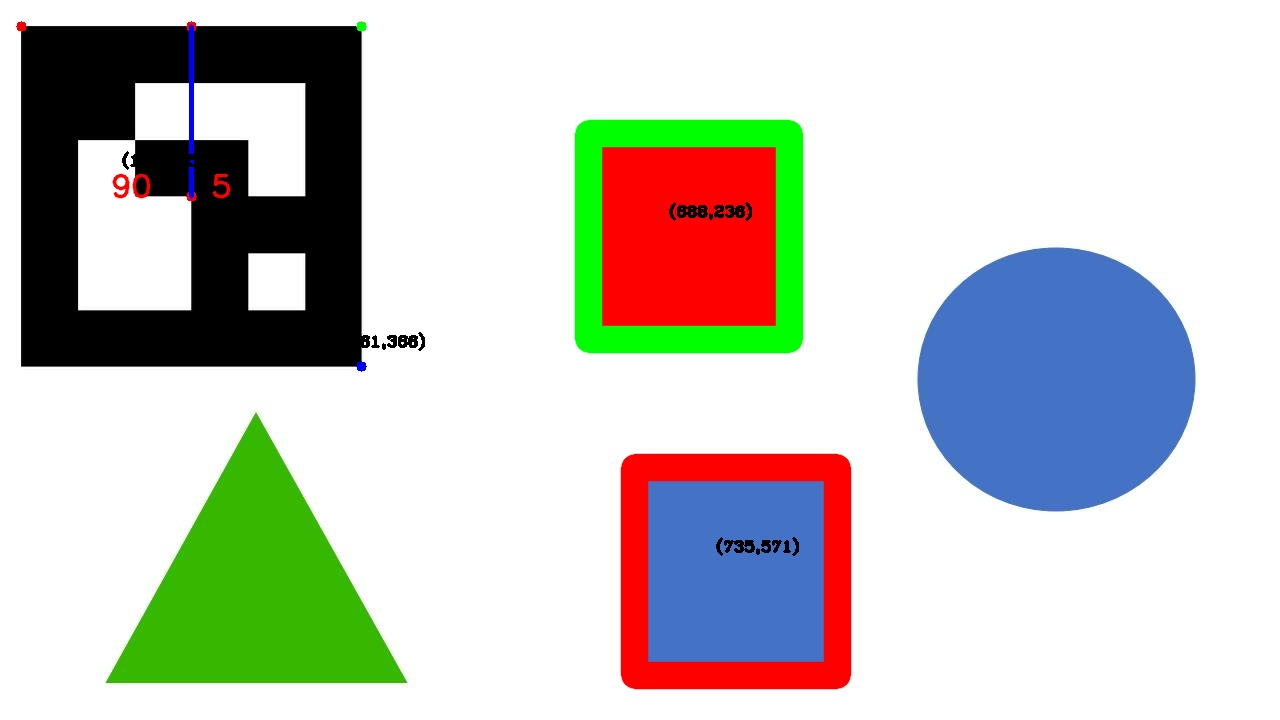
#> input picture 2268_Task1.2/Images/ArUco1.jpg, 1280 x 720 px, given in place of the camera
$ python Object_Det2.py   (older library calls are emulated)
#> lines starting #> are read from the running program, lines starting #| are printed output that depends on the picture; after the words box and inside, x2 and y2 are one past the last pixel; in counts of white or black regions, pixels touching at a corner belong together
"""
*******************************************************************************************************************************************
* TeamId :           2268
* Author :           Amogh Amonkar, Priyan Kotwal
* Filename :         Object Detection
* Theme :            Ant Bot
* Functions :        None
* Global Variables : None
*******************************************************************************************************************************************
"""


import numpy as np
import cv2

img =  cv2.VideoCapture(0)
while(1):
    ret, frame = img.read()
#> frame is the input picture: shape (720, 1280, 3); mean B, G, R 193.9, 199.7, 198.1
    if frame is None:
        break
    upper0 = [109, 255, 255]                             #Setting the threshold for color filterring
    lower0 = [90, 163, 168]
    hsv = cv2.cvtColor(frame,cv2.COLOR_BGR2HSV)          #Converting the image from RGB Color space to HSV
#> hsv: shape (720, 1280, 3); mean H, S, V 17.9, 50, 222.4
    lower = np.array(lower0)
    upper = np.array(upper0)
    mask  = cv2.inRange(hsv, lower, upper)               #Filtering the desired color
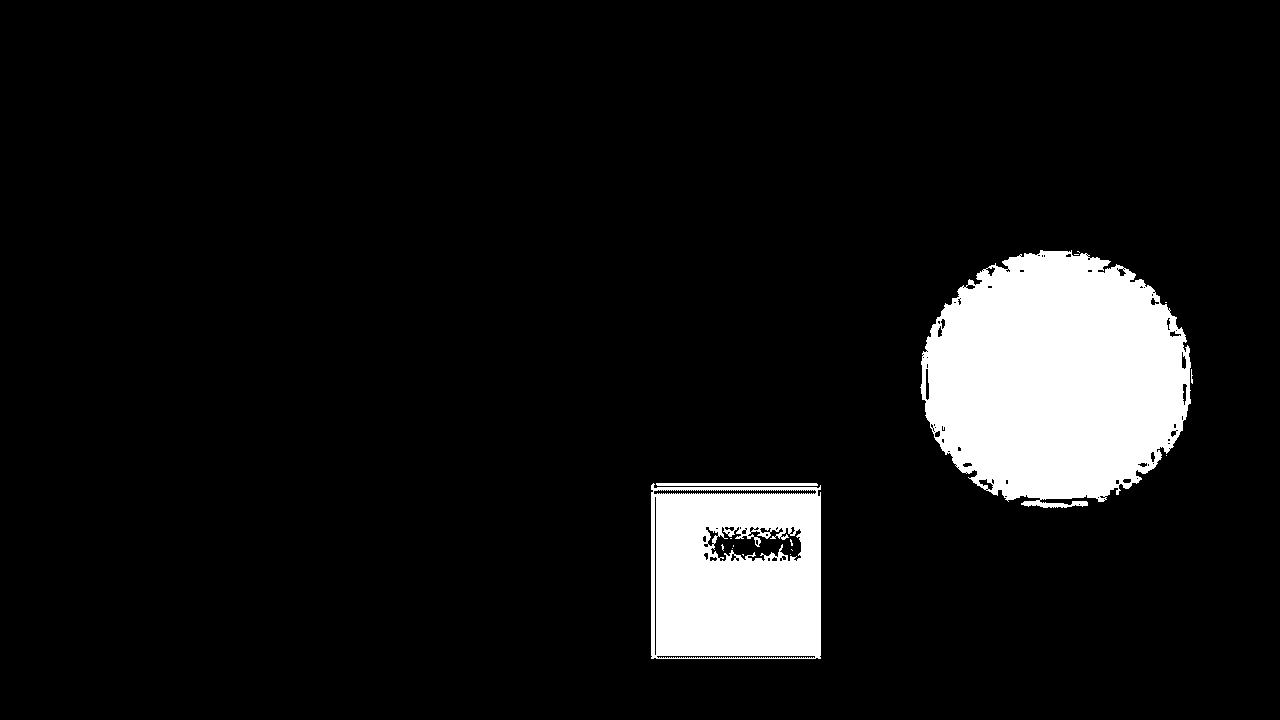
#> mask: shape (720, 1280); 8.7% white; 16 white regions (12 under 20 px), largest, box (x1, y1, x2, y2) and area: (920, 250, 1191, 508) 52935, (651, 483, 821, 659) 26267, (656, 483, 818, 486) 484, (1191, 369, 1193, 384) 20
    ret, thresh = cv2.threshold(mask, 127, 255, 0)       #Binarization of the image
    thresh = cv2.medianBlur(thresh, 5)                   #Blurring the image for noise cancellation
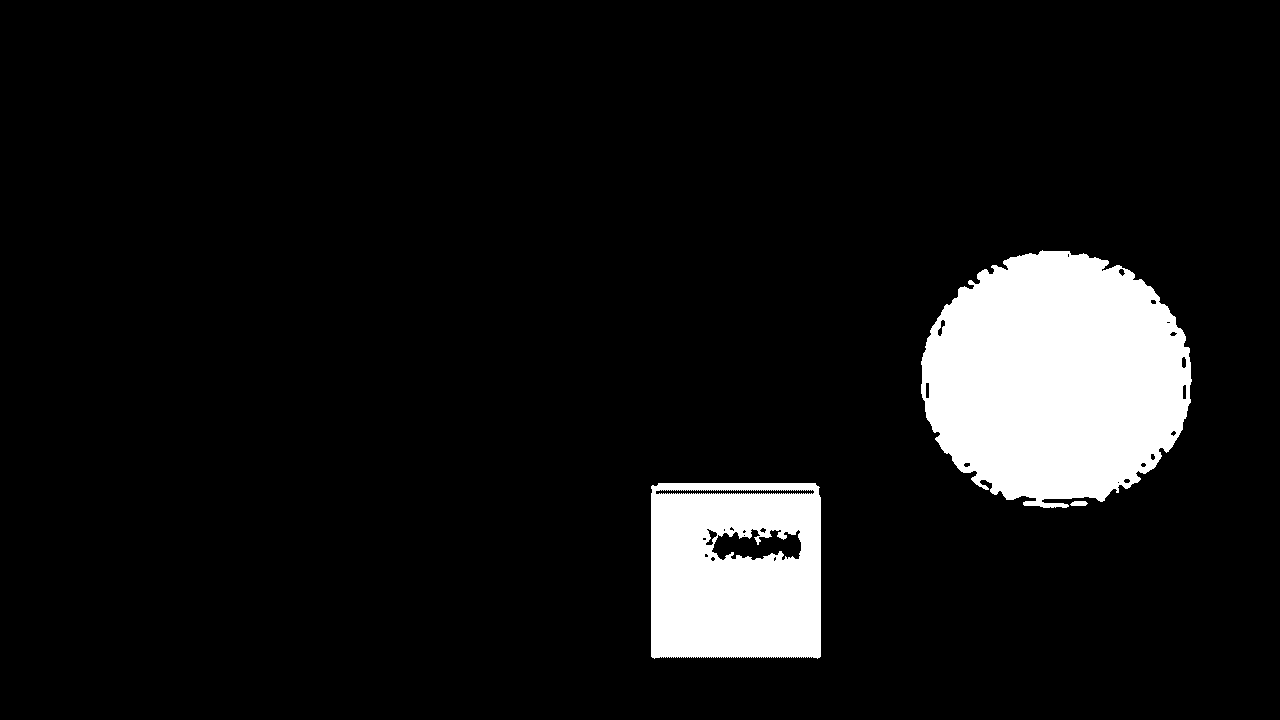
#> thresh: shape (720, 1280); 8.7% white; 3 white regions

    _,contours,_ = cv2.findContours(thresh, cv2.RETR_TREE, cv2.CHAIN_APPROX_SIMPLE)  #Detect the contours
#> contours = 30 contours, 11 with area under 20; largest, box (x1, y1, x2, y2) and area: (921, 250, 1192, 508) 53019, (651, 483, 821, 659) 29278, (711, 528, 802, 561) 1966, (655, 489, 815, 495) 632, (705, 528, 718, 546) 98

    final = cv2.cvtColor(thresh, cv2.COLOR_GRAY2BGR)     #Converting the image back to RGB colorspace
#> final: shape (720, 1280, 3); 8.7% white; 3 white regions, box (x1, y1, x2, y2) and area: (921, 250, 1192, 508) 53199, (651, 483, 821, 659) 27195, (1070, 501, 1088, 506) 76
    cv2.drawContours(final, contours, -1,(255, 0 ,0), 3) #Drawing the contours
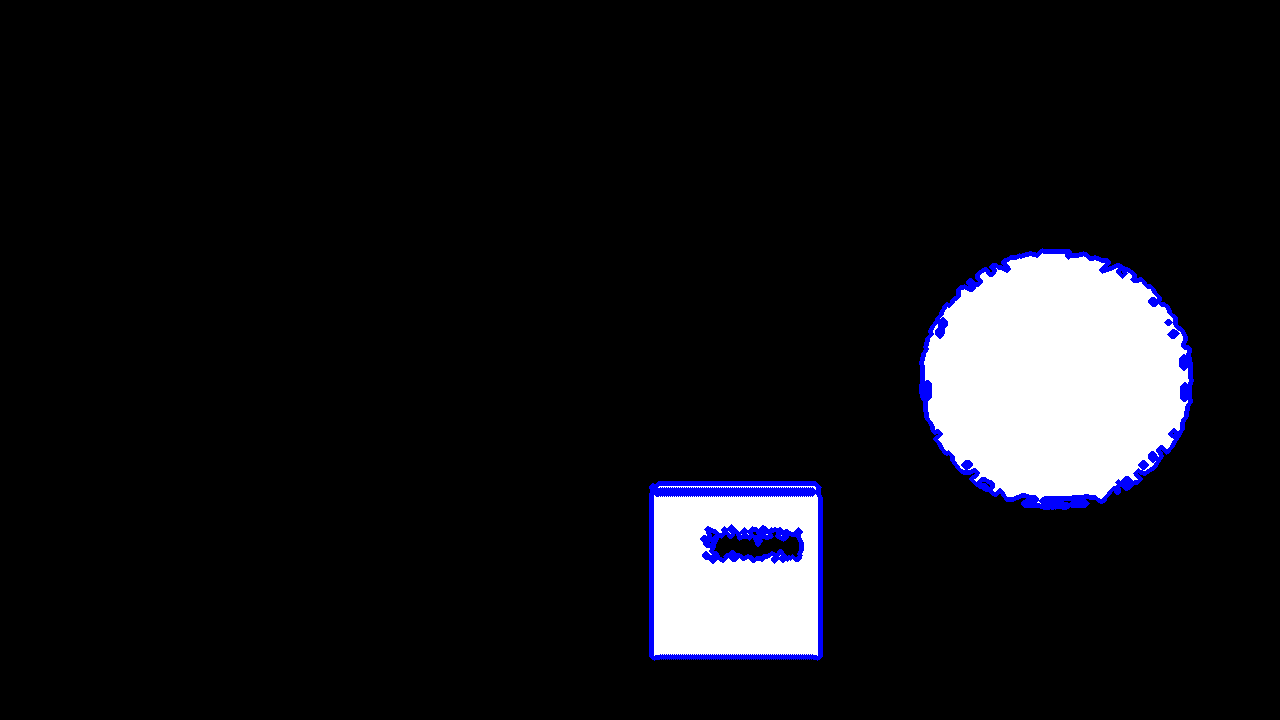
#> final: shape (720, 1280, 3); mean B, G, R 23.6, 20, 20

    center = None

    if len(contours) > 0:                                #Proceed only if at least one contour is detected
        L_contour = max(contours, key=cv2.contourArea)          #Finding the largest contour in the mask
#> L_contour = contour of 517 points, box (x1, y1, x2, y2) (921, 250, 1192, 508), area 53019
        ((x, y), radius) = cv2.minEnclosingCircle(L_contour)    #Find smallest circle enclosing the object
#> x = 1056.1; y = 377.5; radius = 136.1
        M = cv2.moments(L_contour)
#> M = moments, m00 53019, centre m10/m00, m01/m00 = (1055.9, 377.9)
        center = (int(M["m10"] / M["m00"]), int(M["m01"] / M["m00"]))        #Marking the centroid
#> center = (1055, 377)

        if radius > 10:                                                      #If the radius is bigger than the required size proceed
            #cv2.circle(final, (int(x), int(y)), int(radius),(0, 255, 255), 2)#Draw the circle and centroid on the frame,
            cv2.circle(final, center, 3, (0, 0, 255), -1)
#> final: shape (720, 1280, 3); under 0.01% of pixels changed, all inside (x1, y1, x2, y2) = (1052, 374, 1059, 381)
            print(center)
#| (1055, 377)
            if(int(x) < 300):
                side = 'L'
            elif(int(x) >= 300):
                side = 'R'
            print(side)

    cv2.imshow('image', final)

    if cv2.waitKey(1) == 27:
#> (key Esc is pressed here)
        break

img.release()
cv2.destroyAllWindows()

$ run again, on 2268_Task1.2/Images/ArUco2.jpg
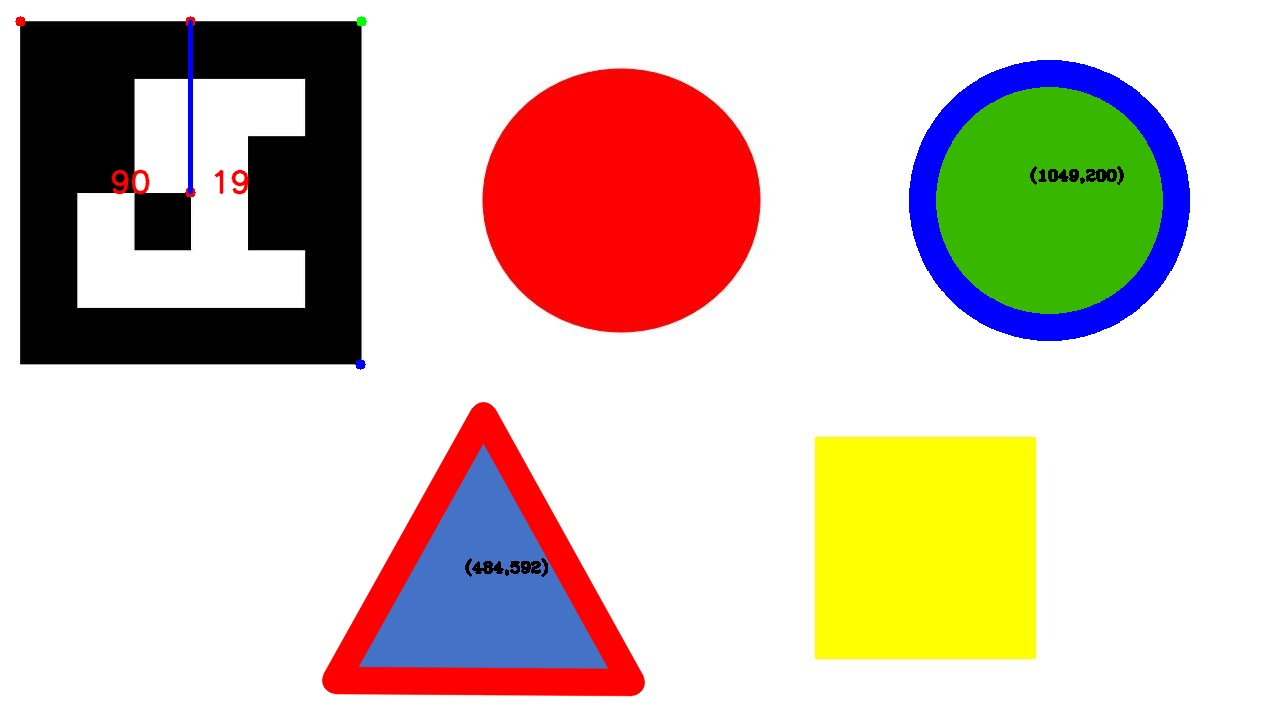
#> input picture 2268_Task1.2/Images/ArUco2.jpg, 1280 x 720 px, given in place of the camera
#> frame is the input picture: shape (720, 1280, 3); mean B, G, R 183, 195.9, 211.6
#> hsv: shape (720, 1280, 3); mean H, S, V 14.3, 59.6, 226.8
#> `mask  = cv2.inRange(hsv, lower, upper)`:
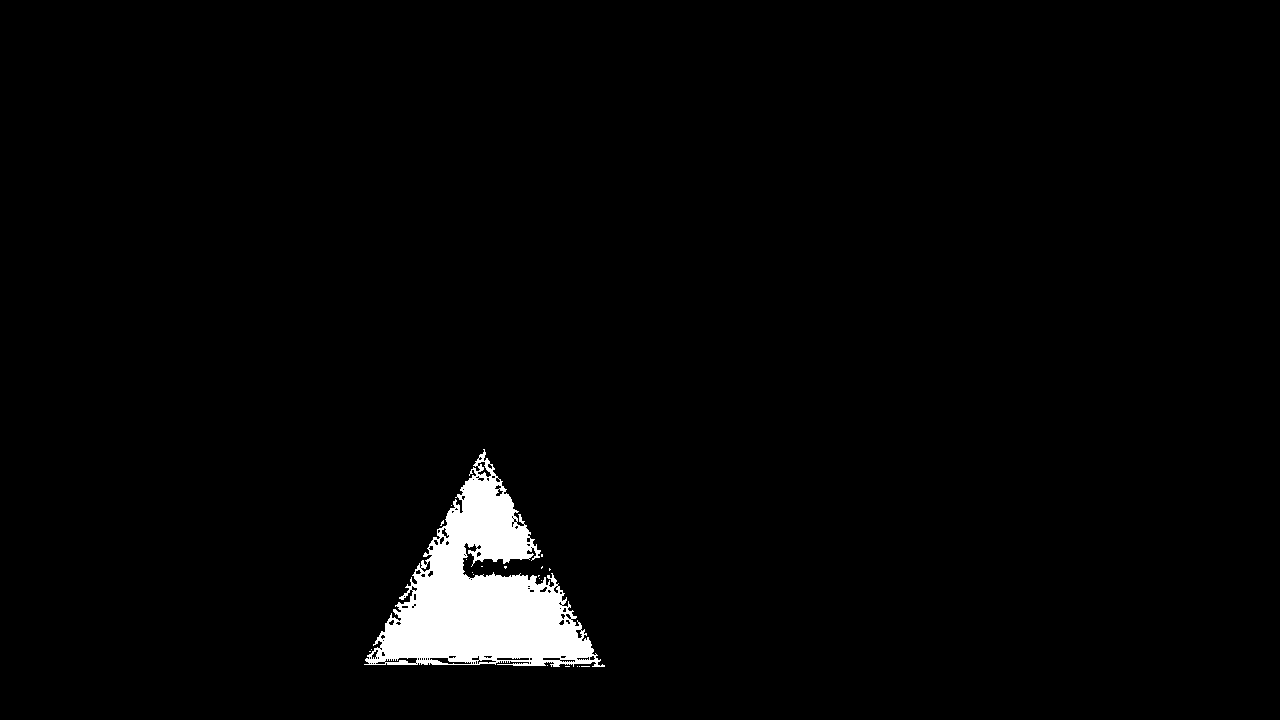
#> mask: shape (720, 1280); 2.4% white; 21 white regions (20 under 20 px), largest, box (x1, y1, x2, y2) and area: (364, 449, 605, 667) 22395
#> thresh: shape (720, 1280); 2.5% white; 2 white regions
#> contours = 32 contours, 24 with area under 20; largest, box (x1, y1, x2, y2) and area: (366, 452, 599, 667) 22718, (477, 468, 491, 478) 58, (498, 658, 516, 663) 50, (528, 549, 536, 557) 32, (576, 629, 582, 638) 29, (441, 529, 448, 537) 28, (371, 651, 377, 659) 25, (517, 659, 528, 663) 20
#> `cv2.drawContours(final, contours, -1,(255, 0 ,0), 3)`:
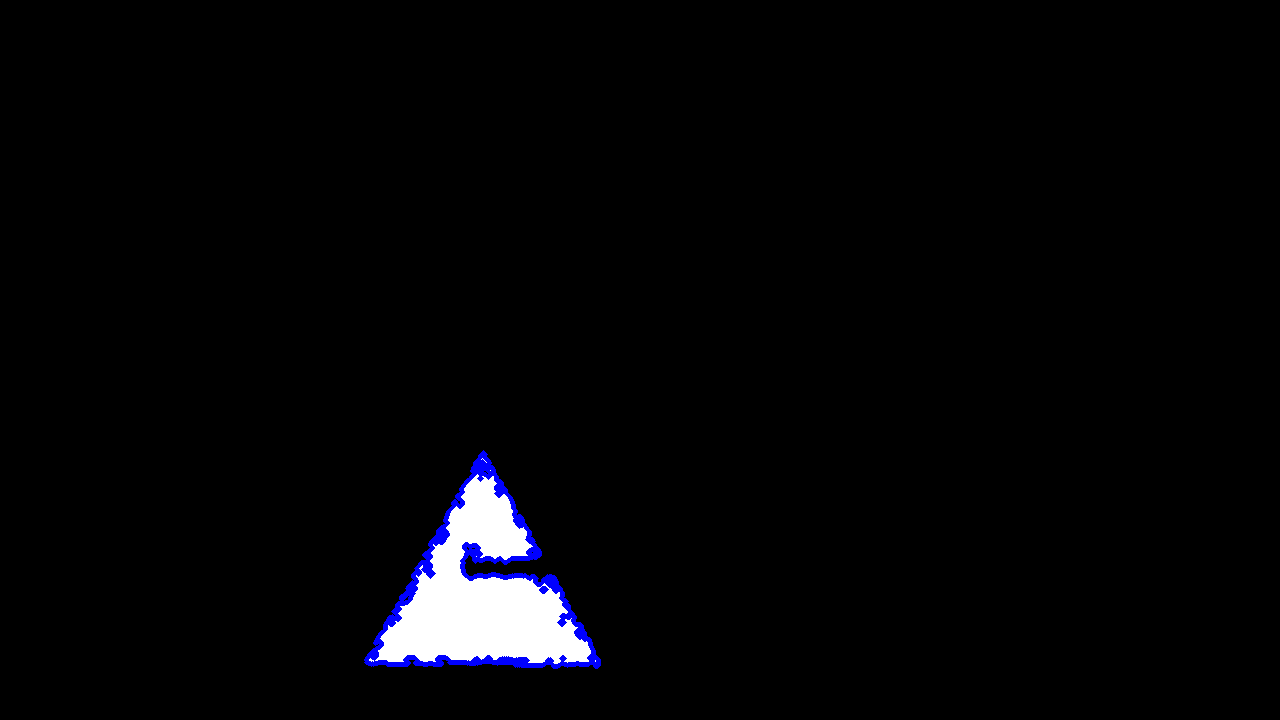
#> final: shape (720, 1280, 3); mean B, G, R 7, 5.3, 5.3
#> L_contour = contour of 581 points, box (x1, y1, x2, y2) (366, 452, 599, 667), area 22718
#> x = 483; y = 589.6; radius = 137.6
#> M = moments, m00 22717.5, centre m10/m00, m01/m00 = (482.1, 594.6)
#> center = (482, 594)
#| (482, 594)
